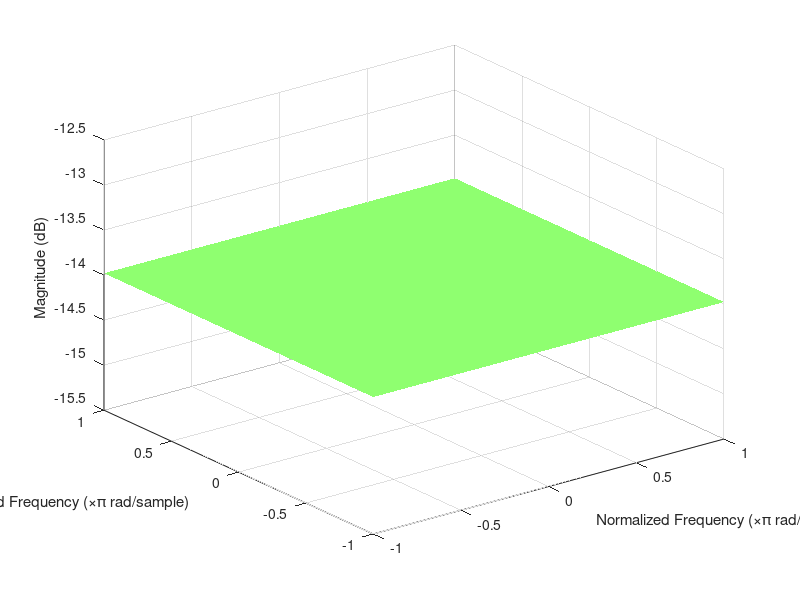

The MATLAB source for this figure: (Note: this script raises an error after producing the figure.)
% Volterra MWSAF       Multi Structured Wavelet-domain Adaptive Filter Demo
% 
% by A. Castellani & S. Cornell [Universit� Politecnica delle Marche]

addpath '../../Common';             % Functions in Common folder
clear all;  
% close all;

%% Unidentified System parameters

NL_system.order = 2; 

M1 = 256; % length of first order volterra kernel
M2 = 8; % length of second order volterra kernel

NL_system.M = [M1, M2];

gains = [1, 0.2];
%NL_system = create_volterra_sys(order, M, gains, 'nlsys1'); 
ker1 = zeros(M1,1); 
ker1(1) = gains(2);
ker2 = zeros(M2,M2); 
ker2(1,1) = gains(2);
NL_system.Responses = {ker1, ker2};
    

%plot 2-D kernel 
if NL_system.order ==2
    
    n_points = 1024;
    w = linspace(-1,1, n_points);
    res = fft2(NL_system.Responses{2}, n_points, n_points);
    surf(w, w, 20*log10(fftshift((abs(res)))), 'LineStyle', 'none');
    colormap(jet);

    % Create zlabel
    zlabel('Magnitude (dB)');

    % Create ylabel
    ylabel('Normalized Frequency (\times\pi rad/sample)');
 
     % Create xlabel
    xlabel('Normalized Frequency (\times\pi rad/sample)');
 

    grid on;
       
end


% Adaptive filter parameters

mu = [0.1, 0.1];                 % Step sizes for different kernels 

level = [1];                  % Levels of Wavelet decomposition for different kernels
filters = 'db2';               % Set wavelet type for different kernels
DWT_flag = 0; 
Q = 0; 

% Run parameters
iter = 1.0*80000;                % Number of iterations



%%
tic;
% Adaptation process
fprintf('Wavelet type: %s, levels: %d, step size = %f \n', filters, level, mu);
[un,dn,vn] = GenerateResponses_Volterra(iter, NL_system ,sum(100*clock),1,40); %iter, b, seed, ARtype, SNR
% [un,dn,vn] = GenerateResponses_speech_Volterra(NL_system,'SpeechSample.mat');

% nonlinear model 


S = Volterra_Init(NL_system.M, mu, level, filters); 
% S = MWSAFinit(M,mu,level,filters,Q);


[en, S] = Volterra_2ord_adapt(un, dn, S);                

    

err_sqr = en.^2;
    
fprintf('Total time = %.3f mins \n',toc/60);

figure;         % Plot MSE
q = 0.99; MSE = filter((1-q),[1 -q],err_sqr);
hold on; plot((0:length(MSE)-1)/1024,10*log10(MSE));
axis([0 iter/1024 -60 10]);
xlabel('Number of iterations (\times 1024 input samples)'); 
ylabel('Mean-square error (with delay)'); grid on;
fprintf('MSE = %.2f dB\n', mean(10*log10(MSE(end-2048:end))))




% linear model

M=256; 
level =1; 
filters = 'db2';
mu = 0.1;

S = SWAFinit(M, mu, level, filters); 
[en, S] = MWSAFadapt_DWT(un, dn, S); 

err_sqr = en.^2;
    
fprintf('Total time = %.3f mins \n',toc/60);

figure;         % Plot MSE
q = 0.99; MSE = filter((1-q),[1 -q],err_sqr);
hold on; plot((0:length(MSE)-1)/1024,10*log10(MSE));
axis([0 iter/1024 -60 10]);
xlabel('Number of iterations (\times 1024 input samples)'); 
ylabel('Mean-square error (with delay)'); grid on;
fprintf('MSE = %.2f dB\n', mean(10*log10(MSE(end-2048:end))))



% figure;                          % Plot misalignment
% hold on; plot((0:length(EML)-1)/1024,10*log10(EML));
% xlabel('Number of iterations (\times 1024 input samples)'); 
% ylabel('Misalignment (dB)');
% grid on;


% %% time domain parameters
% fs = 512; % samples per sec
% freq = 100; % frequency
% dt = 1/fs; 
% 
% %% impulse response
% delta = [1; zeros(fs-2-1,1)];
% figure; 
% subplot(2,1,1)
% stem(delta);
% title('Input Signal'); 
% % axis([0 10 -1.5 1.5])
% out_resp = SWAFtest_WAVPACK_v2(delta, S, Ovr); 
% subplot(2,1,2)
% stem(out_resp);
% title('Output Signal-Estimated System vs True');
% hold on; 
% real_resp = filter(b, 1, delta);
% stem(real_resp); 
% % axis([0 2*M -1.5 1.5])
% 
% %% sine test signal 
% amplitude = 1; 
% leng = 1;
% input_sine = amplitude*sin(2*pi*freq*(0:dt:leng-dt));
% 
% figure; 
% subplot(2,2,1)
% plot(input_sine);
% title('Input Signal'); 
% out_sine = SWAFtest_WAVPACK_v2(input_sine, S, Ovr); 
% subplot(2,2,2)
% plot(out_sine);
% title('Output Signal - Estimated System vs True');
% hold on; 
% real_sys = filter(b,1,input_sine);
% plot(real_sys); legend('Estim', 'True');
% 
% %% FFT 
% N = 2*fs;
% faxis = linspace(-fs/2,fs/2,N);
% 
% subplot(2, 2, 3);
% fft_true = abs(fft(input_sine, N)/N);
% plot(faxis, fftshift(fft_true)); 
% xlabel('Frequency');
% 
% subplot(2, 2, 4);
% fft_out_est = abs(fft(out_sine, N)/N);
% plot(faxis, fftshift(fft_out_est)); 
% xlabel('Frequency');
% hold on; 
% fft_out_true = abs(fft(real_sys,N)/N);
% plot(faxis, fftshift(fft_out_true));
